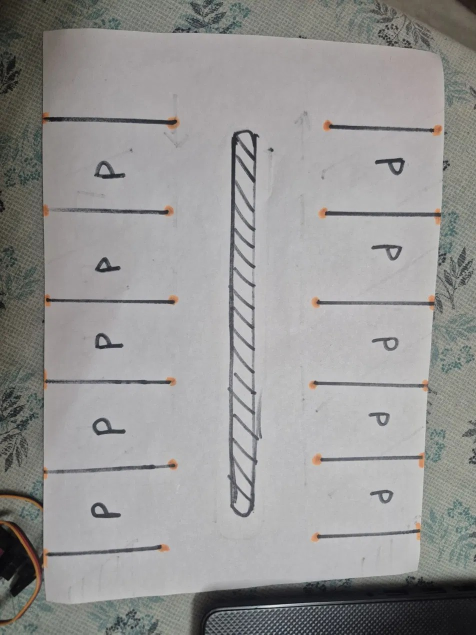
#> input picture vision/empty_sheet.jpg, 952 x 1269 px (shown at 1/2 size)
$ python parking_dots.py --make-template empty_sheet.jpg   (older library calls are emulated)
#> lines starting #> are read from the running program, lines starting #| are printed output that depends on the picture; after the words box and inside, x2 and y2 are one past the last pixel; in counts of white or black regions, pixels touching at a corner belong together
### vision/parking_vision.py
"""Smart parking vision: detect empty / occupied slots on the drawn parking sheet
from a phone camera at (almost) any angle, and show every processing step.

Pipeline (all shown live in the dashboard window):
  1. Find the white sheet AUTOMATICALLY (no clicks): many candidate regions are proposed (brightness /
     colourlessness thresholds, smooth-surface masks, edge loops) and each is scored on uniformity,
     visible edge on every side, rectangularity, A4 aspect (perspective-corrected), corner angles and
     size. Patterned bedsheets and other bright objects fail those tests. No confident sheet -> warning.
  2. Perspective-warp it to a flat top-down view, so the camera angle stops mattering
  3. Normalise lighting with a smooth gain field estimated from the lane pixels (no cars there)
  4. Compare with a baseline photo of the EMPTY sheet (colour change + new edges)
  5. Per slot (own crop, no leakage): largest changed blob / slot pixels = occupancy ratio
  6. Debounce with hysteresis (EMPTY / OCCUPIED / UNCERTAIN); unreliable frames keep the old state
  7. Digital logic: occupied = sum, available = N - occupied, FULL = AND, gate = ENTRY AND NOT FULL

Phone as camera (pick one):
  Android : app "IP Webcam"  -> python parking_vision.py --source http://PHONE_IP:8080/video
  Any     : DroidCam / Iriun / Camo (appears as a normal webcam) -> --source 1
  Test    : a saved photo -> --source photo.jpg

Keys:  B baseline (sheet EMPTY)   L lock/unlock sheet tracking   F flip 180 deg
       R rotate 90 deg (if view looks squashed)   E edit slot corners   S screenshot   Q quit
"""
import argparse
import json
import os
import sys
import threading
import time

import cv2
import numpy as np

# ----------------------------------------------------------------------------
# Layout. Slots are stored as normalised (0..1) polygons of the sheet, so they
# work for any camera angle. Defaults were traced from the hand-drawn sketch.
# ----------------------------------------------------------------------------
SHEET_W, SHEET_H = 560, 792          # top-down size (A4 ratio)

# Slot layout measured on the real sheet photo (orange dots mark the ends of the 6 slot lines per side).
# Pixel numbers are in the 560 x 792 top-down view; each line is (y at sheet edge, y at lane side).
_LEFT_LINES = [(118, 124), (240, 238), (366, 361), (473, 478), (600, 597), (720, 723)]
_RIGHT_LINES = [(119, 117), (241, 241), (372, 370), (490, 493), (607, 606), (726, 726)]
_XL_OUT, _XL_IN, _XR_IN, _XR_OUT = 3, 170, 388, 557


def _slots(prefix, lines, x_out, x_in):
    out = []
    for k in range(5):
        (yo0, yi0), (yo1, yi1) = lines[k], lines[k + 1]
        out.append((f"{prefix}{k + 1}", [(x_out, yo0), (x_in, yi0), (x_in, yi1), (x_out, yo1)]))
    return out


_DEFAULT_PX = (_slots("L", _LEFT_LINES, _XL_OUT, _XL_IN) + _slots("R", _RIGHT_LINES, _XR_OUT, _XR_IN)
               + [("ENTRY", [(180, 28), (245, 28), (245, 112), (180, 112)])])      # top of the lane with the down arrow
DEFAULT_ZONES = [(n, [(x / 560.0, y / 792.0) for x, y in p]) for n, p in _DEFAULT_PX]

DST = np.float32([[0, 0], [SHEET_W, 0], [SHEET_W, SHEET_H], [0, SHEET_H]])

# Detection thresholds (OpenCV 8-bit LAB units)
L_THR = 45        # getting brighter by this much counts as "something is here"
DARK_RATIO = 0.62  # getting darker than this fraction of the baseline counts (shadows are lighter than this)
AB_THR = 22       # colour change that counts as "something is here"


# ----------------------------------------------------------------------------
# Geometry helpers
# ----------------------------------------------------------------------------
# [5 lines left out: function order_cyclic, not called in this run]


FOCAL_RATIO = 0.85   # assumed phone focal length as a fraction of the longer frame side (+-40% is fine)


# [68 lines left out: functions aspect_from_quad, choose_corners, refine_quad, not called in this run]


A4_ASPECT = 210.0 / 297.0
PAPER_ACCEPT = 0.55    # minimum score to lock onto a NEW paper candidate
PAPER_KEEP = 0.40      # minimum score to keep following a sheet that is already tracked
DETECT_W = 480         # paper search runs on a frame downscaled to this long side


# [290 lines left out: functions _paper_features, _quad_from_contour, _candidate_contours, _merge_lines, _line_quads, _score_quad and 1 more, not called in this run]


def find_paper(frame):
    """Backward-compatible wrapper: 4 corners in frame coordinates, or None."""
    return detect_paper(frame)[0]


# ----------------------------------------------------------------------------
# ----------------------------------------------------------------------------
# Debounced decision per slot
# ----------------------------------------------------------------------------
class Debounced:
    """Three-state decision per slot: EMPTY / OCCUPIED / UNCERTAIN.
    Smooths the ratio, then changes state only after `frames` consecutive votes (hysteresis:
    ON threshold above OFF threshold). Ratios between OFF and ON are 'no vote' (grey zone).
    Unreliable frames are skipped, so the previous stable state is preserved."""

    # [10 lines left out: functions __init__, reset, not called in this run]

    @property
    def occupied(self):
        return self.state == 1

    # [48 lines left out: functions status, _confidence, update, load_zones, not called in this run]


def save_zones(path, zones):
    with open(path, "w") as f:
        json.dump({"zones": [{"name": n, "poly": [list(p) for p in poly]} for n, poly in zones]}, f, indent=1)


MOVE_THR = 0.02       # sheet corners moving more than this (fraction of diagonal) in one frame = camera/sheet moved
SETTLE = 6            # frames to wait after movement before trusting detections again
LOST_MAX = 15         # frames without a confident sheet before occupancy is suspended
ECC_OK, ECC_EVERY, EDGE_OK = 0.45, 12, 0.55   # min registration correlation vs baseline; frames between refinements
GAIN_LIMITS = (0.5, 2.2)   # lighting change beyond this = frame is not trusted
DISTURB_MAX = 0.12         # more than this fraction of the lane area changed = hand/occlusion, frame not trusted


class ParkingVision:
    # [114 lines left out: functions __init__, set_zones, paper_state, update_paper, flip_180, not called in this run]

    def swap_90(self):
        self.swap = not self.swap
        self.corners = None

    # -- baseline ----------------------------------------------------------------
    # [24 lines left out: functions _prep, set_baseline, not called in this run]

    @staticmethod
    def _ecc_prep(gray, sc):
        return cv2.GaussianBlur(cv2.resize(gray, None, fx=sc, fy=sc, interpolation=cv2.INTER_AREA), (0, 0), 1.5).astype(np.float32)

    def _warp(self, frame, corners):
        return cv2.warpPerspective(frame, cv2.getPerspectiveTransform(corners, DST), (SHEET_W, SHEET_H), flags=cv2.INTER_LINEAR)

    # [296 lines left out: functions _apply_reg, _align_score, _sane, _ecc, _maintain_registration, _lighting_field and 3 more, not called in this run]


# ----------------------------------------------------------------------------
# Frame source: webcam index, phone stream URL, or still image. Reads on a
# background thread so a slow phone stream never builds up lag.
# ----------------------------------------------------------------------------
class FrameSource:
    # [44 lines left out: functions __init__, _loop, status, read, close, not called in this run]


# ----------------------------------------------------------------------------
# Drawing
# ----------------------------------------------------------------------------
GREEN, RED, YELLOW, CYAN, WHITE, GREY = (80, 200, 60), (60, 60, 230), (0, 220, 255), (255, 200, 0), (240, 240, 240), (150, 150, 150)


def text(img, s, org, scale=0.5, color=WHITE, thick=1):
    cv2.putText(img, s, org, cv2.FONT_HERSHEY_SIMPLEX, scale, (0, 0, 0), thick + 2, cv2.LINE_AA)
    cv2.putText(img, s, org, cv2.FONT_HERSHEY_SIMPLEX, scale, color, thick, cv2.LINE_AA)


# [13 lines left out: function fit, not called in this run]


STATUS_COLOR = {"EMPTY": GREEN, "OCCUPIED": RED, "UNCERTAIN": YELLOW}


# [254 lines left out: functions zone_color, draw_zones, build_dashboard, edit_zones, main, not called in this run]


# [2 lines that do not run on import are left out]

### vision/parking_dots.py
"""Orange-dot anchored parking detector: keeps working when the phone moves.

Why this exists
  * The 12 round orange dots (line ends next to the lanes) are fixed landmarks printed on the sheet.
    Every frame they are found and matched to a template, which gives an exact homography
    (sheet -> camera). Camera moves, zooms or tilts are followed frame by frame.
  * Because the sheet is always mapped back to the SAME reference view, the empty-sheet baseline
    never has to be re-captured. The photo you made the template from is the default baseline.
  * Slot polygons come from the dots, so slot margins are exact and identical every time.
  * Each changed blob (car) is given to ONE slot (the one it mostly covers), so a car sitting a bit
    over a line no longer lights up the neighbour.

Steps
  1. Template (once, from a photo of the EMPTY sheet, whole sheet in view):
         python parking_dots.py --make-template empty_sheet.jpg
  2. Run (phone stream / webcam index / photo):
         python parking_dots.py --source http://PHONE_IP:8080/video

Keys: B = use the current view as baseline (sheet empty)   R = back to the template baseline
      S = screenshot   Q = quit
"""
import argparse
import json
import os
import sys
import time

import cv2
import numpy as np

HERE = os.path.dirname(os.path.abspath(__file__))
sys.path.insert(0, HERE)
from parking_vision import FrameSource, text, fit, Debounced, GREEN, RED, YELLOW, CYAN, WHITE, GREY  # noqa: E402

CAN_W = 640                       # width of the reference ("canonical") sheet view
DOT_H = (3, 24)                   # orange hue range (OpenCV hue is 0..179)
DOT_S, DOT_DS, DOT_V = 55, 35, 50  # min saturation, min saturation advantage over the surroundings, min brightness

L_THR, DARK_RATIO, AB_THR = 45, 0.62, 22
SPILL = 0.6                       # a neighbouring slot only counts if the blob covers it >= SPILL x the main slot
MIN_INLIERS_TRACK, MIN_INLIERS_INIT = 6, 8
DISTURB_MAX = 0.12                # more than this fraction of the lane area changed = hand / occlusion
ALIGN_MIN = 0.5                   # share of the sheet's fixed lines (lanes/divider) that must line up with the template
ALIGN_BAD_FRAMES = 6              # this many misaligned frames in a row = forget the pose and search again


# ----------------------------------------------------------------------------
# Orange dots
# ----------------------------------------------------------------------------
def detect_dots(frame, mode="track"):
    """Centres of orange dots as an (N, 5) array: x, y, area (frame px), aspect ratio, contrast score.
    1) white balance from the brightest pixels (paper), so a tinted camera does not matter;
    2) orange hue + saturation that stands out from its surroundings (works dim, tilted, tinted);
    3) fragments of a dot split by a pen line are merged.
    mode: "strict" = round dots only (template), "track" = allows the squashed look of a low
    camera angle, "relaxed" = also thin smears at the paper edge."""
    h, w = frame.shape[:2]
    s = min(1.0, 1280.0 / max(h, w))                       # keep full detail: dots are only a few pixels wide
    small = cv2.resize(frame, None, fx=s, fy=s, interpolation=cv2.INTER_AREA) if s < 1 else frame
    q = small[::4, ::4].reshape(-1, 3).astype(np.float32)
    br = q.sum(axis=1)
    top = q[br >= np.percentile(br, 80)]
    gains = np.clip(top.mean() / np.maximum(top.mean(axis=0), 1.0), 0.6, 1.6)
    wb = np.clip(small.astype(np.float32) * gains, 0, 255).astype(np.uint8)
    hsv = cv2.cvtColor(wb, cv2.COLOR_BGR2HSV)
    S = hsv[..., 1].astype(np.float32)
    contrast = S - cv2.blur(S, (41, 41))
    m = ((hsv[..., 0] >= DOT_H[0]) & (hsv[..., 0] <= DOT_H[1]) & (S >= DOT_S) & (contrast >= DOT_DS) & (hsv[..., 2] >= DOT_V))
    m = m.astype(np.uint8) * 255
    L = float(max(small.shape[:2]))
    k = max(3, int(round(0.006 * L)) | 1)
    m = cv2.morphologyEx(m, cv2.MORPH_CLOSE, cv2.getStructuringElement(cv2.MORPH_ELLIPSE, (k, k)))
    cnts, _ = cv2.findContours(m, cv2.RETR_EXTERNAL, cv2.CHAIN_APPROX_SIMPLE)
    max_aspect, min_fill = {"strict": (2.0, 0.5), "track": (3.2, 0.4), "relaxed": (6.0, 0.3)}[mode]
    out = []
    for c in cnts:
        a = cv2.contourArea(c)
        x, y, bw, bh = cv2.boundingRect(c)
        if a < 5 or not (0.003 * L <= max(bw, bh) <= 0.05 * L) or min(bw, bh) < 2:
            continue
        if max(bw, bh) / max(1, min(bw, bh)) > max_aspect or a / float(bw * bh) < min_fill:
            continue
        M = cv2.moments(c)
        if M["m00"] <= 0:
            continue
        cm = np.zeros((bh, bw), np.uint8)
        cv2.drawContours(cm, [c - [x, y]], -1, 255, -1)
        score = float(contrast[y:y + bh, x:x + bw][cm > 0].mean())
        out.append((M["m10"] / M["m00"] / s, M["m01"] / M["m00"] / s, a / (s * s), max(bw, bh) / float(max(1, min(bw, bh))), score))
    return np.float32(out).reshape(-1, 5)


def _kmeans_1d(x, k=4, iters=30):
    c = np.quantile(x, np.linspace(0.1, 0.9, k))
    for _ in range(iters):
        lab = np.argmin(np.abs(x[:, None] - c[None, :]), axis=1)
        for i in range(k):
            if np.any(lab == i):
                c[i] = x[lab == i].mean()
    order = np.argsort(c)
    remap = {int(o): i for i, o in enumerate(order)}
    return np.array([remap[int(v)] for v in np.argmin(np.abs(x[:, None] - c[None, :]), axis=1)])


def _merge_close(pts, dist):
    pts = [np.float64(p) for p in sorted(pts, key=lambda p: p[1])]
    out = []
    for p in pts:
        if out and np.linalg.norm(out[-1][0] - p) < dist:
            out[-1].append(p)
            out[-1][0] = np.mean(out[-1][1:], axis=0)
        else:
            out.append([p, p])
    return [o[0] for o in out]


# ----------------------------------------------------------------------------
# Template from a photo of the empty sheet
# ----------------------------------------------------------------------------
def build_template(photo_path, json_path, png_path):
    img = cv2.imread(photo_path)
    if img is None:
        sys.exit(f"Could not read {photo_path}")
    h0, w0 = img.shape[:2]
    inner_all = detect_dots(img, "strict")
    relaxed = detect_dots(img, "relaxed")
    if len(inner_all) < 12:
        sys.exit(f"Found only {len(inner_all)} round orange dots (need 12). Use a sharper, brighter photo of the whole sheet.")
    cl = _kmeans_1d(relaxed[:, 0])
    cl_s = _kmeans_1d(inner_all[:, 0])
    cols = {i: inner_all[cl_s == i, :2] for i in range(4)}
    rows = {}
    for side, ci in (("L", 1), ("R", 2)):
        pts = _merge_close([tuple(p) for p in cols[ci]], 0.03 * h0)
        if len(pts) != 6:
            dbg = img.copy()
            for p in inner_all:
                cv2.circle(dbg, (int(p[0]), int(p[1])), 16, (0, 0, 255), 3)
            cv2.imwrite("template_debug.png", dbg)
            sys.exit(f"Expected 6 round dots next to the {'left' if side == 'L' else 'right'} lane, found {len(pts)}. See template_debug.png.")
        rows[side] = np.float32(sorted(pts, key=lambda p: p[1]))
    outer = {"L": relaxed[cl == 0, :2], "R": relaxed[cl == 3, :2]}
    out_pts = {}
    for side in "LR":
        found, offs = [], []
        for p in rows[side]:
            cand = outer[side][np.abs(outer[side][:, 1] - p[1]) < 0.04 * h0] if len(outer[side]) else []
            if len(cand):
                q = cand[np.argmin(np.abs(cand[:, 1] - p[1]))]
                found.append(q)
                offs.append(q - p)
            else:
                found.append(None)
        mean_off = np.mean(offs, axis=0) if offs else np.float32([-0.27 * w0 if side == "L" else 0.27 * w0, 0])
        out_pts[side] = np.float32([f if f is not None else p + mean_off for f, p in zip(found, rows[side])])

    s = CAN_W / float(w0)
    canon = cv2.resize(img, (CAN_W, int(round(h0 * s))), interpolation=cv2.INTER_AREA)
    CH = canon.shape[0]
    inset = 0.016 * CAN_W
    zones = []
    for side in "LR":
        inn, out = rows[side] * s, out_pts[side] * s
        for i in range(5):
            o0, o1 = out[i].copy(), out[i + 1].copy()
            for o, iv in ((o0, inn[i]), (o1, inn[i + 1])):                 # pull the paper-edge ends inwards a little
                d = iv - o
                o += d / (np.linalg.norm(d) + 1e-6) * inset
            poly = [o0, inn[i], inn[i + 1], o1] if side == "L" else [inn[i], o0, o1, inn[i + 1]]
            zones.append({"name": f"{side}{i + 1}", "poly": [[float(x), float(y)] for x, y in poly]})
    # locate the painted "P" in every slot: the biggest dark ink blob in the middle of the slot
    gray = cv2.cvtColor(canon, cv2.COLOR_BGR2GRAY)
    for z in zones:
        poly = np.int32(z["poly"])
        m = np.zeros(gray.shape, np.uint8)
        cv2.fillPoly(m, [poly], 255)
        inner = cv2.erode(m, np.ones((31, 31), np.uint8)) > 0
        paper_lvl = float(np.percentile(gray[inner], 80)) if inner.any() else 200.0
        ink = ((gray < 0.62 * paper_lvl) & inner).astype(np.uint8) * 255
        ink = cv2.morphologyEx(ink, cv2.MORPH_CLOSE, np.ones((5, 5), np.uint8))
        cnts, _ = cv2.findContours(ink, cv2.RETR_EXTERNAL, cv2.CHAIN_APPROX_SIMPLE)
        best = None
        for c in cnts:
            x, y, w, h = cv2.boundingRect(c)
            a = cv2.contourArea(c)
            if 120 <= a and 10 <= w <= 0.5 * CAN_W * 0.4 and 10 <= h <= 0.4 * CH and (best is None or a > best[0]):
                best = (a, [int(x), int(y), int(w), int(h)])
        z["p_box"] = None if best is None else best[1]
    anchors = np.vstack([rows["L"], rows["R"]]) * s
    allpts = np.vstack([relaxed[:, :2] * s])
    paper = cv2.convexHull(allpts.astype(np.float32)).reshape(-1, 2)
    markers = []                                   # ArUco corner stickers stuck on this sheet (see make_marker_stickers.py)
    if hasattr(cv2, "aruco") and hasattr(cv2.aruco, "ArucoDetector"):
        det = cv2.aruco.ArucoDetector(cv2.aruco.getPredefinedDictionary(cv2.aruco.DICT_4X4_50), cv2.aruco.DetectorParameters())
        mc, mi, _ = det.detectMarkers(cv2.cvtColor(img, cv2.COLOR_BGR2GRAY))
        seen = set()
        for c, i in zip(mc, [] if mi is None else mi.ravel()):
            if 0 <= int(i) <= 3 and int(i) not in seen:
                seen.add(int(i))
                markers.append({"id": int(i), "corners": (c.reshape(4, 2) * s).tolist()})
    ids_found = sorted(m["id"] for m in markers)
    print(f"ArUco markers found in the photo: {ids_found if ids_found else 'none'}"
          + ("" if len(ids_found) >= 3 else "  (stick the 4 corner markers on the sheet and retake the photo for much more robust tracking)"))
    tpl = {"version": 1, "canon": [CAN_W, CH], "anchors": anchors.tolist(),
           "zones": zones, "paper": paper.tolist(), "markers": markers, "source_photo": os.path.basename(photo_path)}
    with open(json_path, "w") as f:
        json.dump(tpl, f, indent=1)
    cv2.imwrite(png_path, canon)
    prev = canon.copy()
    for z in zones:
        cv2.polylines(prev, [np.int32(z["poly"])], True, (0, 200, 0), 2)
        c = np.mean(z["poly"], axis=0)
        text(prev, z["name"], (int(c[0]) - 12, int(c[1]) + 5), 0.6)
    for p in anchors:
        cv2.circle(prev, (int(p[0]), int(p[1])), 9, (0, 0, 255), 2)
    cv2.imwrite("template_preview.png", prev)
    print(f"Template saved: {json_path}, {png_path}  (check template_preview.png)")
    return tpl


# [71 lines left out: functions build_template_from_layout, _hull_quad, not called in this run]


def _clockwise(q):
    c = q.mean(axis=0)
    return q[np.argsort(np.arctan2(q[:, 1] - c[1], q[:, 0] - c[0]))]


class SheetTracker:
    # [54 lines left out: functions __init__, _match, _refine, _sane, not called in this run]

    ROW_SETS = [(0, 5), (0, 4), (1, 5), (0, 3), (2, 5), (1, 4)]   # which template rows act as the 4 "corner" dots

    # [146 lines left out: functions _batch_homography, _init_global, update, _masked_field, not called in this run]


class ParkingDots:
    # [162 lines left out: functions __init__, _build_zones, _prep, set_baseline, _diff, _assign and 2 more, not called in this run]


# ----------------------------------------------------------------------------
# Dashboard
# ----------------------------------------------------------------------------
SC = {"EMPTY": GREEN, "OCCUPIED": RED, "UNCERTAIN": YELLOW}


# [91 lines left out: function build_dashboard, not called in this run]


# ----------------------------------------------------------------------------
def main():
    ap = argparse.ArgumentParser(description="Orange-dot anchored smart parking vision")
    ap.add_argument("--make-template", metavar="PHOTO", help="build the sheet template from a photo of the EMPTY sheet (\"-\" = no photo, printed sheets only)")
    ap.add_argument("--layout", metavar="LAYOUT.json", help="layout file written by make_printable_sheet.py (printed sheet)")
    ap.add_argument("--template", default=os.path.join(HERE, "sheet_template.json"))
    ap.add_argument("--template-image", default=None)
    ap.add_argument("--source", default="0", help="webcam index, phone stream URL, or image file")
    ap.add_argument("--baseline", default="baseline.png")
    ap.add_argument("--on", type=float, default=0.12)
    ap.add_argument("--off", type=float, default=0.05)
    ap.add_argument("--frames", type=int, default=8)
    ap.add_argument("--spill", type=float, default=SPILL, help="neighbour-slot share needed to count (0.6 = 60%% of the main overlap)")
    ap.add_argument("--scale", type=float, default=1.0)
    a = ap.parse_args()
    png = a.template_image or os.path.splitext(a.template)[0] + ".png"
    if a.make_template:
        if a.layout:
            build_template_from_layout(a.layout, a.make_template, a.template, png)
        else:
            build_template(a.make_template, a.template, png)
#> in build_template, img is the input picture: shape (1269, 952, 3); mean B, G, R 148, 149, 149.7
#> in detect_dots, `gains = np.clip(top.mean() / np.maximum(top.mean(axis=0), 1.0), 0.6, 1..`: gains = [0.998, 1, 1]
#> in detect_dots, `S = hsv[..., 1].astype(np.float32)`:
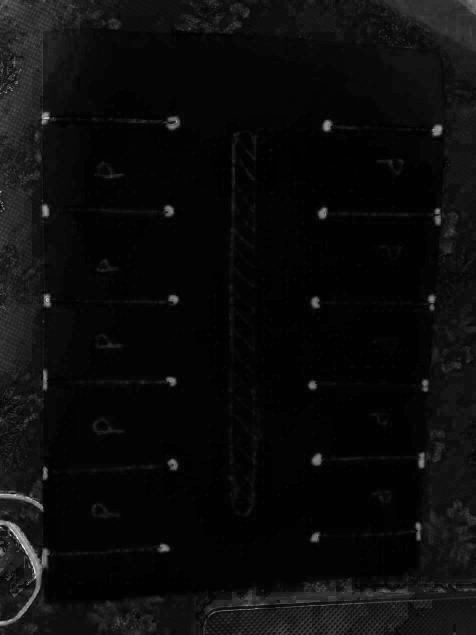
#> S: shape (1269, 952) float32 (shown at 1/2 size); min 1, max 255, mean 11.6
#> in detect_dots, `contrast = S - cv2.blur(S, (41, 41))`:
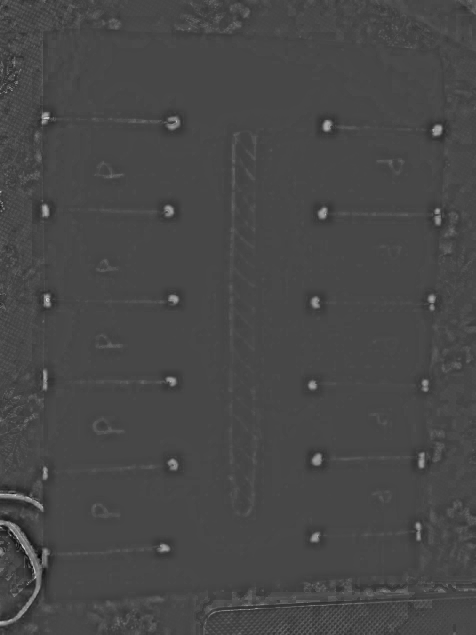
#> contrast: shape (1269, 952) float32 (shown at 1/2 size); min -86.06, max 219.3, mean 0; drawn with min black and max white
#> in detect_dots, `m = ((hsv[..., 0] >= DOT_H[0]) & (hsv[..., 0] <= DOT_H[1]) & (S >= DOT..`:
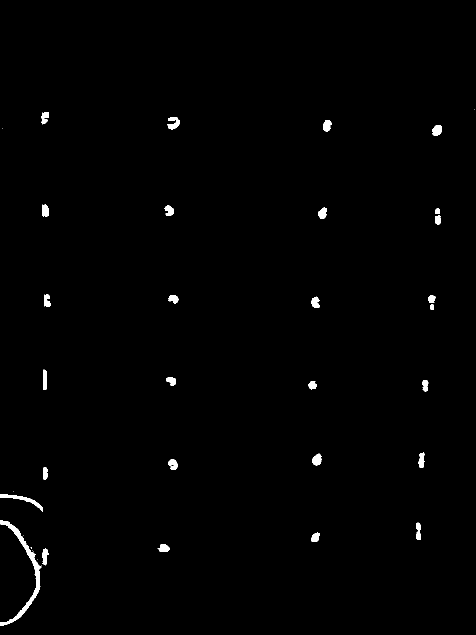
#> m: shape (1269, 952) bool (shown at 1/2 size); 0.77% white; 39 white regions (11 under 20 px), largest, box (x1, y1, x2, y2) and area: (0, 1040, 81, 1251) 2194, (0, 989, 86, 1023) 605, (334, 234, 359, 259) 377
#> (the rest of the program and of its run is left out)
